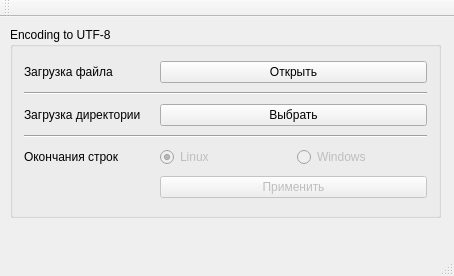
<?xml version="1.0" encoding="UTF-8"?>
<ui version="4.0">
 <class>MainWindow</class>
 <widget class="QMainWindow" name="MainWindow">
  <property name="geometry">
   <rect>
    <x>0</x>
    <y>0</y>
    <width>454</width>
    <height>276</height>
   </rect>
  </property>
  <property name="windowTitle">
   <string>MainWindow</string>
  </property>
  <widget class="QWidget" name="centralWidget">
   <widget class="QGroupBox" name="groupBox">
    <property name="geometry">
     <rect>
      <x>10</x>
      <y>10</y>
      <width>431</width>
      <height>191</height>
     </rect>
    </property>
    <property name="title">
     <string>Encoding to UTF-8</string>
    </property>
    <layout class="QHBoxLayout" name="horizontalLayout">
     <item>
      <layout class="QGridLayout" name="gridLayout">
       <item row="1" column="0" colspan="3">
        <widget class="Line" name="line_3">
         <property name="orientation">
          <enum>Qt::Horizontal</enum>
         </property>
        </widget>
       </item>
       <item row="4" column="1">
        <widget class="QRadioButton" name="linuxEnd_radioButton">
         <property name="enabled">
          <bool>false</bool>
         </property>
         <property name="text">
          <string>Linux</string>
         </property>
         <property name="checked">
          <bool>true</bool>
         </property>
        </widget>
       </item>
       <item row="0" column="0">
        <widget class="QLabel" name="label">
         <property name="text">
          <string>Загрузка файла</string>
         </property>
        </widget>
       </item>
       <item row="2" column="0">
        <widget class="QLabel" name="label_2">
         <property name="text">
          <string>Загрузка директории</string>
         </property>
        </widget>
       </item>
       <item row="4" column="2">
        <widget class="QRadioButton" name="windowsEnd_radioButton">
         <property name="enabled">
          <bool>false</bool>
         </property>
         <property name="text">
          <string>Windows</string>
         </property>
        </widget>
       </item>
       <item row="3" column="0" colspan="3">
        <widget class="Line" name="line_2">
         <property name="orientation">
          <enum>Qt::Horizontal</enum>
         </property>
        </widget>
       </item>
       <item row="5" column="1" colspan="2">
        <widget class="QPushButton" name="pushButton">
         <property name="enabled">
          <bool>false</bool>
         </property>
         <property name="text">
          <string>Применить</string>
         </property>
        </widget>
       </item>
       <item row="2" column="1" colspan="2">
        <widget class="QPushButton" name="encodingFiles_pushButton">
         <property name="text">
          <string>Выбрать</string>
         </property>
        </widget>
       </item>
       <item row="4" column="0">
        <widget class="QLabel" name="label_3">
         <property name="text">
          <string>Окончания строк</string>
         </property>
        </widget>
       </item>
       <item row="0" column="1" colspan="2">
        <widget class="QPushButton" name="openFile_pushButton">
         <property name="text">
          <string>Открыть</string>
         </property>
        </widget>
       </item>
      </layout>
     </item>
    </layout>
   </widget>
  </widget>
  <widget class="QMenuBar" name="menuBar">
   <property name="geometry">
    <rect>
     <x>0</x>
     <y>0</y>
     <width>454</width>
     <height>26</height>
    </rect>
   </property>
  </widget>
  <widget class="QToolBar" name="mainToolBar">
   <attribute name="toolBarArea">
    <enum>TopToolBarArea</enum>
   </attribute>
   <attribute name="toolBarBreak">
    <bool>false</bool>
   </attribute>
  </widget>
  <widget class="QStatusBar" name="statusBar"/>
 </widget>
 <layoutdefault spacing="6" margin="11"/>
 <resources/>
 <connections/>
</ui>
